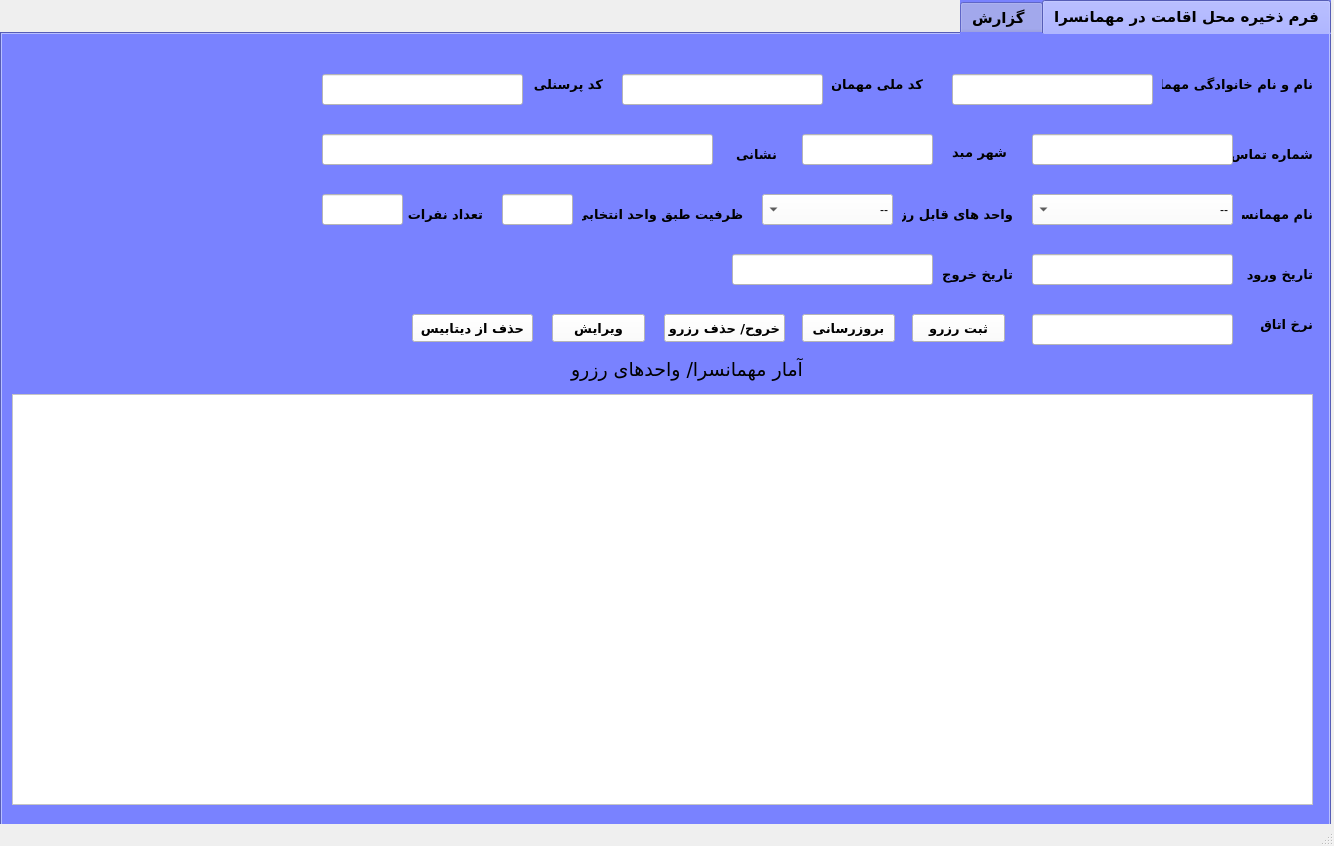
<?xml version="1.0" encoding="UTF-8"?>
<ui version="4.0">
 <class>MainWindow</class>
 <widget class="QMainWindow" name="MainWindow">
  <property name="geometry">
   <rect>
    <x>0</x>
    <y>0</y>
    <width>1334</width>
    <height>846</height>
   </rect>
  </property>
  <property name="windowTitle">
   <string>آمار و ظرفیت های مهمانسراهای ف آماد و پشتیبانی نداجا(سیرجان)</string>
  </property>
  <property name="autoFillBackground">
   <bool>true</bool>
  </property>
  <widget class="QWidget" name="centralwidget">
   <property name="autoFillBackground">
    <bool>false</bool>
   </property>
   <widget class="QTabWidget" name="tabWidget">
    <property name="enabled">
     <bool>true</bool>
    </property>
    <property name="geometry">
     <rect>
      <x>0</x>
      <y>0</y>
      <width>1331</width>
      <height>851</height>
     </rect>
    </property>
    <property name="font">
     <font>
      <family>B Nazanin</family>
      <pointsize>11</pointsize>
      <weight>75</weight>
      <bold>true</bold>
     </font>
    </property>
    <property name="acceptDrops">
     <bool>false</bool>
    </property>
    <property name="layoutDirection">
     <enum>Qt::RightToLeft</enum>
    </property>
    <property name="autoFillBackground">
     <bool>false</bool>
    </property>
    <property name="styleSheet">
     <string notr="true">background-color: rgb(121, 130, 255);</string>
    </property>
    <property name="locale">
     <locale language="English" country="UnitedStatesMinorOutlyingIslands"/>
    </property>
    <property name="currentIndex">
     <number>0</number>
    </property>
    <widget class="QWidget" name="tab_2">
     <property name="font">
      <font>
       <weight>75</weight>
       <bold>true</bold>
      </font>
     </property>
     <property name="styleSheet">
      <string notr="true">background-color: rgb(121, 130, 255);</string>
     </property>
     <attribute name="title">
      <string>فرم ذخیره محل اقامت در مهمانسرا</string>
     </attribute>
     <widget class="QComboBox" name="mehmancombo1_2">
      <property name="geometry">
       <rect>
        <x>1030</x>
        <y>160</y>
        <width>201</width>
        <height>31</height>
       </rect>
      </property>
      <property name="styleSheet">
       <string notr="true">background-color: rgb(255, 255, 255);</string>
      </property>
      <item>
       <property name="text">
        <string>--</string>
       </property>
      </item>
      <item>
       <property name="text">
        <string>شهید اسلامی</string>
       </property>
      </item>
      <item>
       <property name="text">
        <string>شهید انصاری</string>
       </property>
      </item>
      <item>
       <property name="text">
        <string>شهید نصیری</string>
       </property>
      </item>
      <item>
       <property name="text">
        <string>دلفین</string>
       </property>
      </item>
      <item>
       <property name="text">
        <string>زنده یاد ملکی نیا</string>
       </property>
      </item>
      <item>
       <property name="text">
        <string>شهید همتی</string>
       </property>
      </item>
      <item>
       <property name="text">
        <string>شهید مولایی</string>
       </property>
      </item>
      <item>
       <property name="text">
        <string>شهید فاضل</string>
       </property>
      </item>
      <item>
       <property name="text">
        <string>تالار مروارید</string>
       </property>
      </item>
     </widget>
     <widget class="QLabel" name="labelsabt_mehmansara">
      <property name="geometry">
       <rect>
        <x>1240</x>
        <y>170</y>
        <width>71</width>
        <height>20</height>
       </rect>
      </property>
      <property name="font">
       <font>
        <family>B Nazanin</family>
        <pointsize>10</pointsize>
        <weight>75</weight>
        <bold>true</bold>
       </font>
      </property>
      <property name="text">
       <string>نام مهمانسرا</string>
      </property>
     </widget>
     <widget class="QLabel" name="label_vahed_khali">
      <property name="geometry">
       <rect>
        <x>900</x>
        <y>170</y>
        <width>111</width>
        <height>20</height>
       </rect>
      </property>
      <property name="font">
       <font>
        <family>B Nazanin</family>
        <pointsize>10</pointsize>
        <weight>75</weight>
        <bold>true</bold>
       </font>
      </property>
      <property name="text">
       <string>واحد های قابل رزرو</string>
      </property>
     </widget>
     <widget class="QComboBox" name="comboBox__vahed">
      <property name="geometry">
       <rect>
        <x>760</x>
        <y>160</y>
        <width>131</width>
        <height>31</height>
       </rect>
      </property>
      <property name="mouseTracking">
       <bool>false</bool>
      </property>
      <property name="tabletTracking">
       <bool>false</bool>
      </property>
      <property name="styleSheet">
       <string notr="true">background-color: rgb(255, 255, 255);</string>
      </property>
      <property name="currentIndex">
       <number>0</number>
      </property>
      <property name="minimumContentsLength">
       <number>1</number>
      </property>
      <property name="modelColumn">
       <number>0</number>
      </property>
      <item>
       <property name="text">
        <string>--</string>
       </property>
      </item>
      <item>
       <property name="text">
        <string>واحد 1</string>
       </property>
      </item>
      <item>
       <property name="text">
        <string>واحد 2</string>
       </property>
      </item>
      <item>
       <property name="text">
        <string>واحد 3</string>
       </property>
      </item>
      <item>
       <property name="text">
        <string>واحد  4</string>
       </property>
      </item>
      <item>
       <property name="text">
        <string>واحد 5</string>
       </property>
      </item>
      <item>
       <property name="text">
        <string>واحد 6</string>
       </property>
      </item>
      <item>
       <property name="text">
        <string>واحد 7</string>
       </property>
      </item>
      <item>
       <property name="text">
        <string>واحد 8</string>
       </property>
      </item>
      <item>
       <property name="text">
        <string>واحد 9</string>
       </property>
      </item>
      <item>
       <property name="text">
        <string>واحد 10</string>
       </property>
      </item>
      <item>
       <property name="text">
        <string>واحد 11</string>
       </property>
      </item>
      <item>
       <property name="text">
        <string>واحد 12</string>
       </property>
      </item>
     </widget>
     <widget class="QLabel" name="label_zarfiat">
      <property name="geometry">
       <rect>
        <x>580</x>
        <y>170</y>
        <width>161</width>
        <height>20</height>
       </rect>
      </property>
      <property name="font">
       <font>
        <family>B Nazanin</family>
        <pointsize>10</pointsize>
        <weight>75</weight>
        <bold>true</bold>
       </font>
      </property>
      <property name="text">
       <string>ظرفیت طبق واحد انتخابی</string>
      </property>
     </widget>
     <widget class="QLineEdit" name="lineEdit_zarfiat">
      <property name="geometry">
       <rect>
        <x>500</x>
        <y>160</y>
        <width>71</width>
        <height>31</height>
       </rect>
      </property>
      <property name="styleSheet">
       <string notr="true">background-color: rgb(255, 255, 255);</string>
      </property>
      <property name="cursorPosition">
       <number>0</number>
      </property>
     </widget>
     <widget class="QLabel" name="label">
      <property name="geometry">
       <rect>
        <x>1160</x>
        <y>40</y>
        <width>151</width>
        <height>20</height>
       </rect>
      </property>
      <property name="font">
       <font>
        <family>B Nazanin</family>
        <pointsize>10</pointsize>
        <weight>75</weight>
        <bold>true</bold>
       </font>
      </property>
      <property name="text">
       <string>نام و نام خانوادگی مهمان</string>
      </property>
     </widget>
     <widget class="QLineEdit" name="lineEdit_name">
      <property name="geometry">
       <rect>
        <x>950</x>
        <y>40</y>
        <width>201</width>
        <height>31</height>
       </rect>
      </property>
      <property name="styleSheet">
       <string notr="true">background-color: rgb(255, 255, 255);</string>
      </property>
      <property name="cursorPosition">
       <number>0</number>
      </property>
     </widget>
     <widget class="QLabel" name="label_Tvorod">
      <property name="geometry">
       <rect>
        <x>1240</x>
        <y>230</y>
        <width>71</width>
        <height>20</height>
       </rect>
      </property>
      <property name="font">
       <font>
        <family>B Nazanin</family>
        <pointsize>10</pointsize>
        <weight>75</weight>
        <bold>true</bold>
       </font>
      </property>
      <property name="text">
       <string>تاریخ ورود</string>
      </property>
     </widget>
     <widget class="QLabel" name="label_Tkhoroj">
      <property name="geometry">
       <rect>
        <x>940</x>
        <y>230</y>
        <width>71</width>
        <height>20</height>
       </rect>
      </property>
      <property name="font">
       <font>
        <family>B Nazanin</family>
        <pointsize>10</pointsize>
        <weight>75</weight>
        <bold>true</bold>
       </font>
      </property>
      <property name="text">
       <string>تاریخ خروج</string>
      </property>
     </widget>
     <widget class="QLabel" name="label_kodmeli">
      <property name="geometry">
       <rect>
        <x>830</x>
        <y>40</y>
        <width>91</width>
        <height>20</height>
       </rect>
      </property>
      <property name="font">
       <font>
        <family>B Nazanin</family>
        <pointsize>10</pointsize>
        <weight>75</weight>
        <bold>true</bold>
       </font>
      </property>
      <property name="text">
       <string>کد ملی مهمان</string>
      </property>
     </widget>
     <widget class="QLineEdit" name="lineEdit_kodmeli">
      <property name="geometry">
       <rect>
        <x>620</x>
        <y>40</y>
        <width>201</width>
        <height>31</height>
       </rect>
      </property>
      <property name="styleSheet">
       <string notr="true">background-color: rgb(255, 255, 255);</string>
      </property>
      <property name="cursorPosition">
       <number>0</number>
      </property>
     </widget>
     <widget class="QLabel" name="label_kodp">
      <property name="geometry">
       <rect>
        <x>530</x>
        <y>40</y>
        <width>71</width>
        <height>20</height>
       </rect>
      </property>
      <property name="font">
       <font>
        <family>B Nazanin</family>
        <pointsize>10</pointsize>
        <weight>75</weight>
        <bold>true</bold>
       </font>
      </property>
      <property name="text">
       <string>کد پرسنلی</string>
      </property>
     </widget>
     <widget class="QLineEdit" name="lineEdit_kodp">
      <property name="geometry">
       <rect>
        <x>320</x>
        <y>40</y>
        <width>201</width>
        <height>31</height>
       </rect>
      </property>
      <property name="cursor">
       <cursorShape>IBeamCursor</cursorShape>
      </property>
      <property name="styleSheet">
       <string notr="true">background-color: rgb(255, 255, 255);</string>
      </property>
      <property name="cursorPosition">
       <number>0</number>
      </property>
     </widget>
     <widget class="QPushButton" name="pushButton_reserv">
      <property name="geometry">
       <rect>
        <x>910</x>
        <y>280</y>
        <width>93</width>
        <height>28</height>
       </rect>
      </property>
      <property name="font">
       <font>
        <family>B Nazanin</family>
        <pointsize>10</pointsize>
        <weight>75</weight>
        <bold>true</bold>
       </font>
      </property>
      <property name="styleSheet">
       <string notr="true">background-color: rgb(255, 255, 255);</string>
      </property>
      <property name="text">
       <string>ثبت رزرو</string>
      </property>
     </widget>
     <widget class="QTableView" name="tableView1">
      <property name="geometry">
       <rect>
        <x>10</x>
        <y>360</y>
        <width>1301</width>
        <height>411</height>
       </rect>
      </property>
      <property name="styleSheet">
       <string notr="true">background-color: rgb(255, 255, 255);</string>
      </property>
     </widget>
     <widget class="QPushButton" name="pushButton_berooz">
      <property name="geometry">
       <rect>
        <x>800</x>
        <y>280</y>
        <width>93</width>
        <height>28</height>
       </rect>
      </property>
      <property name="font">
       <font>
        <family>B Nazanin</family>
        <pointsize>10</pointsize>
        <weight>75</weight>
        <bold>true</bold>
       </font>
      </property>
      <property name="styleSheet">
       <string notr="true">background-color: rgb(255, 255, 255);</string>
      </property>
      <property name="text">
       <string>بروزرسانی</string>
      </property>
     </widget>
     <widget class="QPushButton" name="pushButton_dlt">
      <property name="geometry">
       <rect>
        <x>662</x>
        <y>280</y>
        <width>121</width>
        <height>28</height>
       </rect>
      </property>
      <property name="font">
       <font>
        <family>B Nazanin</family>
        <pointsize>10</pointsize>
        <weight>75</weight>
        <bold>true</bold>
       </font>
      </property>
      <property name="styleSheet">
       <string notr="true">background-color: rgb(255, 255, 255);</string>
      </property>
      <property name="text">
       <string>خروح/ حذف رزرو</string>
      </property>
     </widget>
     <widget class="QPushButton" name="pushButton_edit">
      <property name="geometry">
       <rect>
        <x>550</x>
        <y>280</y>
        <width>93</width>
        <height>28</height>
       </rect>
      </property>
      <property name="font">
       <font>
        <family>B Nazanin</family>
        <pointsize>10</pointsize>
        <weight>75</weight>
        <bold>true</bold>
       </font>
      </property>
      <property name="styleSheet">
       <string notr="true">background-color: rgb(255, 255, 255);</string>
      </property>
      <property name="text">
       <string>ویرایش</string>
      </property>
     </widget>
     <widget class="QLabel" name="label_2">
      <property name="geometry">
       <rect>
        <x>490</x>
        <y>320</y>
        <width>311</width>
        <height>31</height>
       </rect>
      </property>
      <property name="font">
       <font>
        <family>B Titr</family>
        <pointsize>14</pointsize>
       </font>
      </property>
      <property name="text">
       <string>آمار مهمانسرا/ واحدهای رزرو </string>
      </property>
     </widget>
     <widget class="QLabel" name="label_shahr">
      <property name="geometry">
       <rect>
        <x>950</x>
        <y>110</y>
        <width>55</width>
        <height>16</height>
       </rect>
      </property>
      <property name="font">
       <font>
        <family>B Nazanin</family>
        <pointsize>10</pointsize>
        <weight>75</weight>
        <bold>true</bold>
       </font>
      </property>
      <property name="text">
       <string>شهر مبدا</string>
      </property>
     </widget>
     <widget class="QLineEdit" name="lineEdit_shahr">
      <property name="geometry">
       <rect>
        <x>800</x>
        <y>100</y>
        <width>131</width>
        <height>31</height>
       </rect>
      </property>
      <property name="styleSheet">
       <string notr="true">background-color: rgb(255, 255, 255);</string>
      </property>
      <property name="cursorPosition">
       <number>0</number>
      </property>
     </widget>
     <widget class="QLabel" name="label_tamas">
      <property name="geometry">
       <rect>
        <x>1230</x>
        <y>110</y>
        <width>81</width>
        <height>20</height>
       </rect>
      </property>
      <property name="font">
       <font>
        <family>B Nazanin</family>
        <pointsize>10</pointsize>
        <weight>75</weight>
        <bold>true</bold>
       </font>
      </property>
      <property name="text">
       <string>شماره تماس</string>
      </property>
     </widget>
     <widget class="QLineEdit" name="lineEdit_tamas">
      <property name="geometry">
       <rect>
        <x>1030</x>
        <y>100</y>
        <width>201</width>
        <height>31</height>
       </rect>
      </property>
      <property name="styleSheet">
       <string notr="true">background-color: rgb(255, 255, 255);</string>
      </property>
      <property name="cursorPosition">
       <number>0</number>
      </property>
     </widget>
     <widget class="QLabel" name="label_address">
      <property name="geometry">
       <rect>
        <x>720</x>
        <y>110</y>
        <width>55</width>
        <height>21</height>
       </rect>
      </property>
      <property name="font">
       <font>
        <family>B Nazanin</family>
        <pointsize>10</pointsize>
        <weight>75</weight>
        <bold>true</bold>
       </font>
      </property>
      <property name="text">
       <string>نشانی</string>
      </property>
     </widget>
     <widget class="QLineEdit" name="lineEdit_address">
      <property name="geometry">
       <rect>
        <x>320</x>
        <y>100</y>
        <width>391</width>
        <height>31</height>
       </rect>
      </property>
      <property name="styleSheet">
       <string notr="true">background-color: rgb(255, 255, 255);</string>
      </property>
      <property name="cursorPosition">
       <number>0</number>
      </property>
     </widget>
     <widget class="QLabel" name="label_nafarat">
      <property name="geometry">
       <rect>
        <x>400</x>
        <y>170</y>
        <width>81</width>
        <height>20</height>
       </rect>
      </property>
      <property name="font">
       <font>
        <family>B Nazanin</family>
        <pointsize>10</pointsize>
        <weight>75</weight>
        <bold>true</bold>
       </font>
      </property>
      <property name="text">
       <string>تعداد نفرات</string>
      </property>
     </widget>
     <widget class="QLineEdit" name="lineEdit_nafarat">
      <property name="geometry">
       <rect>
        <x>320</x>
        <y>160</y>
        <width>81</width>
        <height>31</height>
       </rect>
      </property>
      <property name="styleSheet">
       <string notr="true">background-color: rgb(255, 255, 255);</string>
      </property>
      <property name="cursorPosition">
       <number>0</number>
      </property>
     </widget>
     <widget class="QLabel" name="label_nerkh">
      <property name="geometry">
       <rect>
        <x>1240</x>
        <y>280</y>
        <width>71</width>
        <height>20</height>
       </rect>
      </property>
      <property name="font">
       <font>
        <family>B Nazanin</family>
        <pointsize>10</pointsize>
        <weight>75</weight>
        <bold>true</bold>
       </font>
      </property>
      <property name="text">
       <string>نرخ اتاق</string>
      </property>
     </widget>
     <widget class="QLineEdit" name="lineEdit_nerkh">
      <property name="geometry">
       <rect>
        <x>1030</x>
        <y>280</y>
        <width>201</width>
        <height>31</height>
       </rect>
      </property>
      <property name="styleSheet">
       <string notr="true">background-color: rgb(255, 255, 255);</string>
      </property>
      <property name="cursorPosition">
       <number>0</number>
      </property>
     </widget>
     <widget class="QLineEdit" name="lineEdit_v">
      <property name="geometry">
       <rect>
        <x>1030</x>
        <y>220</y>
        <width>201</width>
        <height>31</height>
       </rect>
      </property>
      <property name="styleSheet">
       <string notr="true">background-color: rgb(255, 255, 255);</string>
      </property>
      <property name="cursorPosition">
       <number>0</number>
      </property>
     </widget>
     <widget class="QLineEdit" name="lineEdit_kh">
      <property name="geometry">
       <rect>
        <x>730</x>
        <y>220</y>
        <width>201</width>
        <height>31</height>
       </rect>
      </property>
      <property name="styleSheet">
       <string notr="true">background-color: rgb(255, 255, 255);</string>
      </property>
      <property name="cursorPosition">
       <number>0</number>
      </property>
     </widget>
     <widget class="QPushButton" name="pushButton_dlt_db">
      <property name="geometry">
       <rect>
        <x>410</x>
        <y>280</y>
        <width>121</width>
        <height>28</height>
       </rect>
      </property>
      <property name="font">
       <font>
        <family>B Nazanin</family>
        <pointsize>10</pointsize>
        <weight>75</weight>
        <bold>true</bold>
       </font>
      </property>
      <property name="styleSheet">
       <string notr="true">background-color: rgb(255, 255, 255);</string>
      </property>
      <property name="text">
       <string>حذف از دیتابیس</string>
      </property>
     </widget>
    </widget>
    <widget class="QWidget" name="tab">
     <attribute name="title">
      <string>گزارش </string>
     </attribute>
     <widget class="QLabel" name="label__m_search">
      <property name="geometry">
       <rect>
        <x>1210</x>
        <y>50</y>
        <width>81</width>
        <height>20</height>
       </rect>
      </property>
      <property name="font">
       <font>
        <family>B Nazanin</family>
        <pointsize>10</pointsize>
        <weight>75</weight>
        <bold>true</bold>
       </font>
      </property>
      <property name="text">
       <string>نام مهمانسرا</string>
      </property>
     </widget>
     <widget class="QComboBox" name="mehmancombo1_search">
      <property name="geometry">
       <rect>
        <x>990</x>
        <y>40</y>
        <width>201</width>
        <height>31</height>
       </rect>
      </property>
      <property name="styleSheet">
       <string notr="true">background-color: rgb(255, 255, 255);</string>
      </property>
      <item>
       <property name="text">
        <string>--</string>
       </property>
      </item>
      <item>
       <property name="text">
        <string>شهید اسلامی</string>
       </property>
      </item>
      <item>
       <property name="text">
        <string>شهید انصاری</string>
       </property>
      </item>
      <item>
       <property name="text">
        <string>شهید نصیری</string>
       </property>
      </item>
      <item>
       <property name="text">
        <string>دلفین</string>
       </property>
      </item>
      <item>
       <property name="text">
        <string>زنده یاد ملکی نیا</string>
       </property>
      </item>
      <item>
       <property name="text">
        <string>شهید همتی</string>
       </property>
      </item>
      <item>
       <property name="text">
        <string>شهید مولایی</string>
       </property>
      </item>
      <item>
       <property name="text">
        <string>شهید فاضل</string>
       </property>
      </item>
      <item>
       <property name="text">
        <string>تالار مروارید</string>
       </property>
      </item>
     </widget>
     <widget class="QLabel" name="label_Tkhoroj_search">
      <property name="geometry">
       <rect>
        <x>1220</x>
        <y>160</y>
        <width>51</width>
        <height>20</height>
       </rect>
      </property>
      <property name="font">
       <font>
        <family>B Nazanin</family>
        <pointsize>10</pointsize>
        <weight>75</weight>
        <bold>true</bold>
       </font>
      </property>
      <property name="text">
       <string>تا تاریخ</string>
      </property>
     </widget>
     <widget class="QLabel" name="label_Tvorod_search">
      <property name="geometry">
       <rect>
        <x>1220</x>
        <y>110</y>
        <width>51</width>
        <height>20</height>
       </rect>
      </property>
      <property name="font">
       <font>
        <family>B Nazanin</family>
        <pointsize>10</pointsize>
        <weight>75</weight>
        <bold>true</bold>
       </font>
      </property>
      <property name="text">
       <string>از تاریخ</string>
      </property>
     </widget>
     <widget class="QLineEdit" name="lineEdit_v_search">
      <property name="geometry">
       <rect>
        <x>990</x>
        <y>100</y>
        <width>201</width>
        <height>31</height>
       </rect>
      </property>
      <property name="styleSheet">
       <string notr="true">background-color: rgb(255, 255, 255);</string>
      </property>
      <property name="cursorPosition">
       <number>0</number>
      </property>
     </widget>
     <widget class="QLineEdit" name="lineEdit_kh_search">
      <property name="geometry">
       <rect>
        <x>990</x>
        <y>160</y>
        <width>201</width>
        <height>31</height>
       </rect>
      </property>
      <property name="styleSheet">
       <string notr="true">background-color: rgb(255, 255, 255);</string>
      </property>
      <property name="cursorPosition">
       <number>0</number>
      </property>
     </widget>
     <widget class="QTableView" name="tableView_search">
      <property name="geometry">
       <rect>
        <x>10</x>
        <y>220</y>
        <width>1301</width>
        <height>551</height>
       </rect>
      </property>
      <property name="styleSheet">
       <string notr="true">background-color: rgb(255, 255, 255);</string>
      </property>
     </widget>
     <widget class="QPushButton" name="pushButton">
      <property name="geometry">
       <rect>
        <x>842</x>
        <y>160</y>
        <width>121</width>
        <height>28</height>
       </rect>
      </property>
      <property name="font">
       <font>
        <family>B Nazanin</family>
        <pointsize>10</pointsize>
        <weight>75</weight>
        <bold>true</bold>
       </font>
      </property>
      <property name="styleSheet">
       <string notr="true">background-color: rgb(255, 255, 255);</string>
      </property>
      <property name="text">
       <string>جستجو</string>
      </property>
     </widget>
     <widget class="QPushButton" name="pushButton_berooz_sch">
      <property name="geometry">
       <rect>
        <x>680</x>
        <y>160</y>
        <width>131</width>
        <height>28</height>
       </rect>
      </property>
      <property name="font">
       <font>
        <family>B Nazanin</family>
        <pointsize>10</pointsize>
        <weight>75</weight>
        <bold>true</bold>
       </font>
      </property>
      <property name="styleSheet">
       <string notr="true">background-color: rgb(255, 255, 255);</string>
      </property>
      <property name="text">
       <string>بروزرسانی</string>
      </property>
     </widget>
     <widget class="QLabel" name="label_kp_sch">
      <property name="geometry">
       <rect>
        <x>890</x>
        <y>100</y>
        <width>71</width>
        <height>20</height>
       </rect>
      </property>
      <property name="font">
       <font>
        <family>B Nazanin</family>
        <pointsize>10</pointsize>
        <weight>75</weight>
        <bold>true</bold>
       </font>
      </property>
      <property name="text">
       <string>کد پرسنلی</string>
      </property>
     </widget>
     <widget class="QLineEdit" name="lineEdit_kp_sch">
      <property name="geometry">
       <rect>
        <x>680</x>
        <y>100</y>
        <width>201</width>
        <height>31</height>
       </rect>
      </property>
      <property name="styleSheet">
       <string notr="true">background-color: rgb(255, 255, 255);</string>
      </property>
      <property name="cursorPosition">
       <number>0</number>
      </property>
     </widget>
     <widget class="QLabel" name="label_km_sch">
      <property name="geometry">
       <rect>
        <x>890</x>
        <y>40</y>
        <width>51</width>
        <height>20</height>
       </rect>
      </property>
      <property name="font">
       <font>
        <family>B Nazanin</family>
        <pointsize>10</pointsize>
        <weight>75</weight>
        <bold>true</bold>
       </font>
      </property>
      <property name="text">
       <string>کد ملی</string>
      </property>
     </widget>
     <widget class="QLineEdit" name="lineEdit_km_sch">
      <property name="geometry">
       <rect>
        <x>680</x>
        <y>40</y>
        <width>201</width>
        <height>31</height>
       </rect>
      </property>
      <property name="styleSheet">
       <string notr="true">background-color: rgb(255, 255, 255);</string>
      </property>
      <property name="cursorPosition">
       <number>0</number>
      </property>
     </widget>
     <widget class="QLabel" name="label_tozih">
      <property name="geometry">
       <rect>
        <x>60</x>
        <y>160</y>
        <width>561</width>
        <height>20</height>
       </rect>
      </property>
      <property name="font">
       <font>
        <family>B Nazanin</family>
        <pointsize>12</pointsize>
        <weight>75</weight>
        <bold>true</bold>
       </font>
      </property>
      <property name="text">
       <string>«با انتخاب یکی از موارد می توانید گزارش رزرو مهمانسرای مورد نظر را پیدا کنید»</string>
      </property>
     </widget>
    </widget>
   </widget>
  </widget>
  <widget class="QStatusBar" name="statusbar"/>
 </widget>
 <tabstops>
  <tabstop>lineEdit_name</tabstop>
  <tabstop>lineEdit_kodmeli</tabstop>
  <tabstop>lineEdit_kodp</tabstop>
  <tabstop>lineEdit_tamas</tabstop>
  <tabstop>lineEdit_shahr</tabstop>
  <tabstop>lineEdit_address</tabstop>
  <tabstop>mehmancombo1_2</tabstop>
  <tabstop>comboBox__vahed</tabstop>
  <tabstop>lineEdit_zarfiat</tabstop>
  <tabstop>lineEdit_nafarat</tabstop>
  <tabstop>lineEdit_v</tabstop>
  <tabstop>lineEdit_kh</tabstop>
  <tabstop>lineEdit_nerkh</tabstop>
  <tabstop>pushButton_reserv</tabstop>
  <tabstop>pushButton_berooz</tabstop>
  <tabstop>pushButton_dlt</tabstop>
  <tabstop>pushButton_edit</tabstop>
  <tabstop>tableView1</tabstop>
  <tabstop>tabWidget</tabstop>
 </tabstops>
 <resources/>
 <connections/>
</ui>
